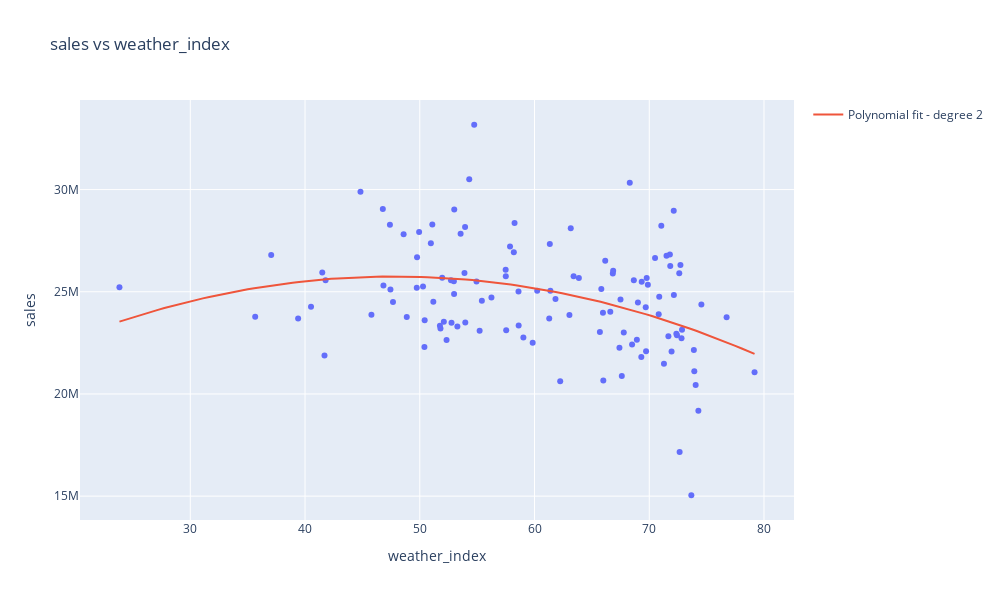

The cell this chart's notebook holds for it:
### Markdown cell above
**Scatter charts - POLYNOMIAL regression**

### Code cell
scatter_polynomial(df=df_week, 
                   x_col_name='weather_index', 
                   y_col_name='sales', 
                   degree=2
                   )
